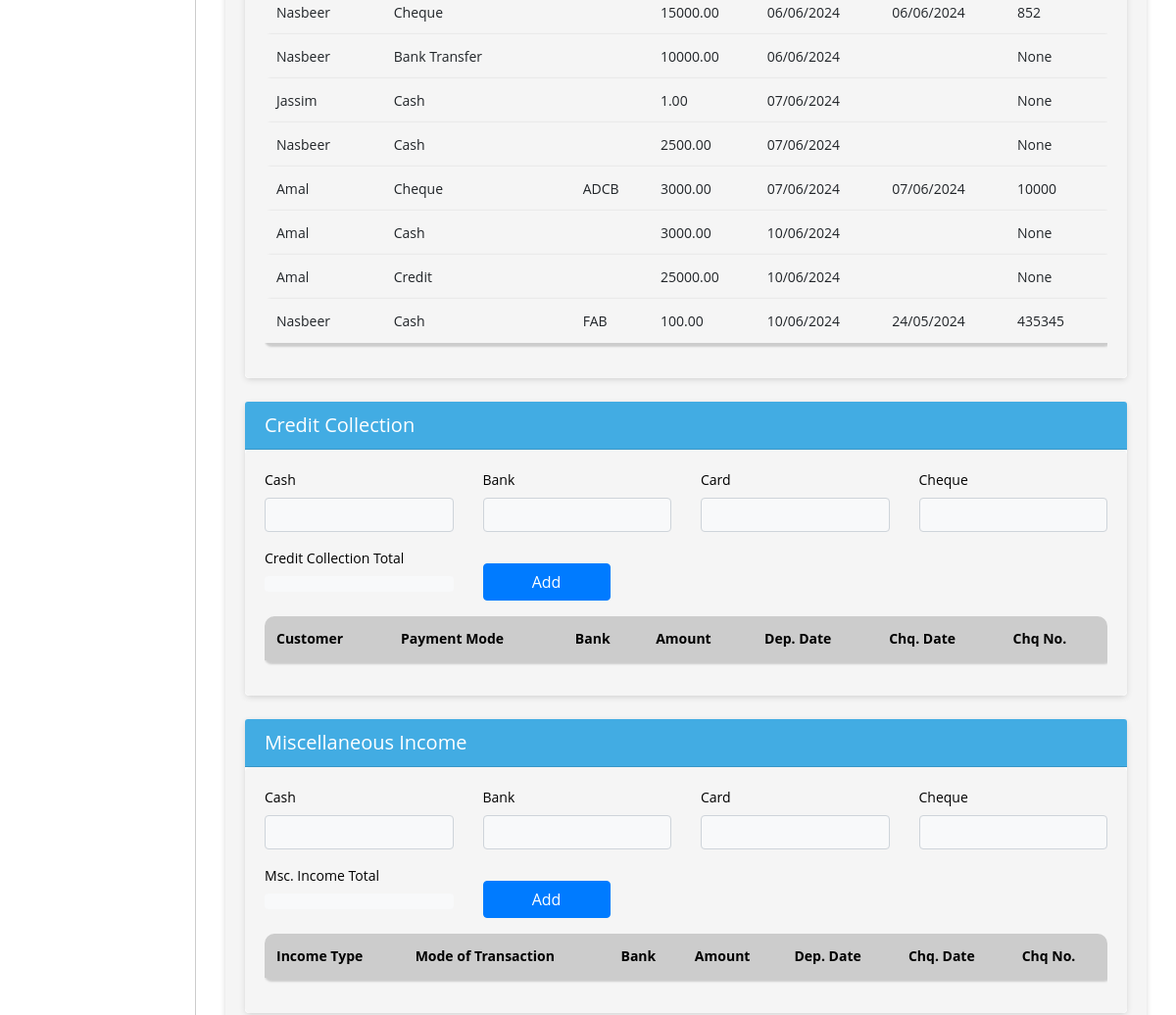
Page /bank-sales/ (signed in, middle part) on the earlier database version.
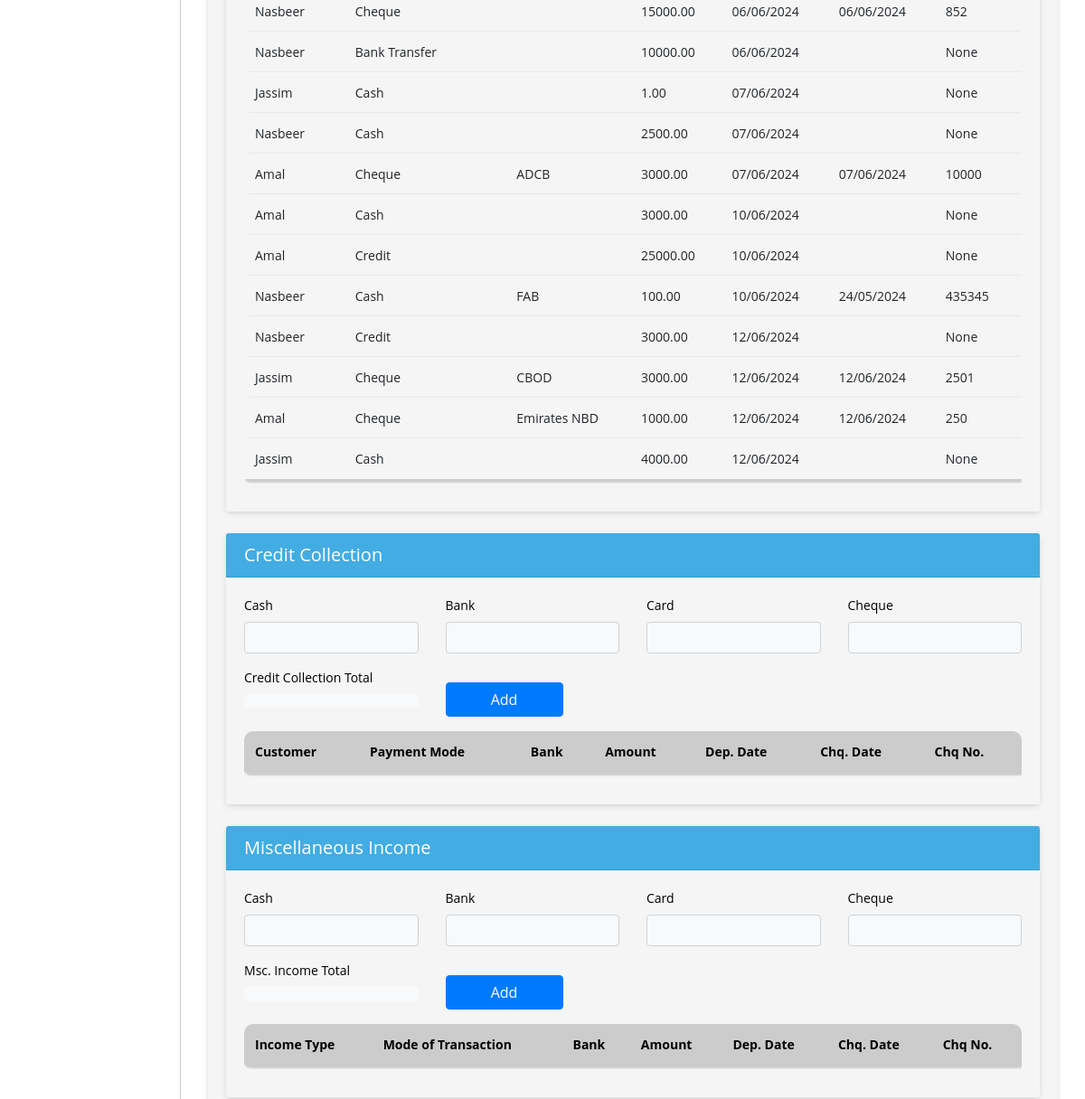
Same page on the later database version.
### biztrackapp/models.py (models this page shows, shortened)
class BankSales(models.Model):
    customer = models.ForeignKey(Customer, on_delete=models.CASCADE)
    daily_summary_id = models.CharField(max_length=100, null=True, blank=True)
    mode_of_transaction = models.ForeignKey(TransactionMode, on_delete=models.CASCADE)
    amount = models.DecimalField(max_digits=10, decimal_places=2)
    bank = models.ForeignKey(AllBank, on_delete=models.CASCADE, null=True, blank=True)
    cheque_date = models.DateField(null=True, blank=True)
    cheque_no = models.CharField(max_length=255,null=True, blank=True)
    business_profile = models.CharField(max_length=255, null=True)
    created_on = models.DateTimeField(auto_now_add=True)
    updated_on = models.DateTimeField(auto_now=True)

class Customer(models.Model):
    name = models.CharField(max_length=255)
    business_profile = models.CharField(max_length=255, null=True)
    outstanding = models.DecimalField(max_digits=10, decimal_places=2)
    location = models.CharField(max_length=255)
    status = models.BooleanField(default=True)  # BooleanField to represent True or False
    created_on = models.DateTimeField(auto_now_add=True, null=True)

class TransactionMode(models.Model):
    CHOICES = [
        ('card', 'Card'),
        ('cash', 'Cash'),
        ('bank transfer', 'Bank Transfer'),
        ('cheque', 'Cheque'),
        ('credit', 'Credit'),
    ]
    name = models.CharField(max_length=255,choices=CHOICES)
    business_profile = models.CharField(max_length=255, null=True)
    status = models.BooleanField(default=False)
    created_on = models.DateTimeField(auto_now_add=True, null=True)

class AllBank(models.Model):
    name = models.CharField(max_length=255, choices=BANK_CHOICES)
    status = models.BooleanField(default=True)
    created_on = models.DateTimeField(auto_now_add=True, null=True)
    update_on = models.DateTimeField(auto_now=True, null=True)

### biztrackapp/views.py (the view)
# urls.py: path('bank-sales/', list_bank_sales, name='list_bank_sales'),
def list_bank_sales(request):
    shop_admin = get_object_or_404(ShopAdmin, user=request.user)
    shop = shop_admin.shop
    business_profile = get_object_or_404(BusinessProfile, name=shop.name)
    bank_sales = BankSales.objects.filter(business_profile=business_profile.id)
    return render(request, 'create_daily_summary.html', {'bank_sales': bank_sales})

### biztrackapp/templates/create_daily_summary.html (shortened to what this page needs)
{% extends 'base.html' %}
{% block content %}
<div class="container ">
    <div class="card  ">
          <form method="post"  enctype="multipart/form-data" class="form" id="daily_summary_form">
        <div class="card-body ">
            <div class="card">
                <div class="card-body bg-white br-5">
                    <div class="table-responsive">
                    <table  class="table table-bordered table-striped "  id="tablebanksale" >
                        <tbody>
                            {% for sale in bank_sales %}
                            <tr>
                                <td>{{ sale.customer.name }}</td>
                                <td class="text-capitalize">{{ sale.mode_of_transaction.name }}</td>
                                <td>{{ sale.bank.name }}</td>
                                <td>{{ sale.amount }}</td>
                                <td>{{ sale.created_on|date:"d/m/Y" }}</td>
                                <td>{{ sale.cheque_date|date:"d/m/Y" }}</td>
                                <td>{{ sale.cheque_no }}</td>
                            </tr>
                            {% endfor %}
                        </tbody>
                    </table>
                </div>
                </div>
            </div>
            <div class="card  mt-4">
                <div class="card-header text-white">
                    <h5 class="text-left mb-0">Credit Collection</h5>
                </div>
                <div class="card-body bg-white  br-5">
                    <div class="row ">
                        <div class="col-md-3">
                            <label>Cash</label>
                            <input type="number" name="cash_collection" required class="form-control bg-light" id="id_cash_collection" tabindex="1121" value="{{ credit_sale_total_cash_sale }}">
                        </div>
                        <div class="col-md-3">
                            <label>Bank </label>
                            <input type="number" name="bank_collection" required class="form-control bg-light" id="id_bank_collection" tabindex="1122" value="{{ credit_sale_total_bank_sale }}" >
                        </div>
                        <div class="col-md-3">
                            <label>Card </label>
                            <input type="number" name="card_collection" required class="form-control bg-light" id="id_card_collection" tabindex="1123" value="{{ credit_sale_total_card_sale }}">
                        </div>
                        <div class="col-md-3">
                            <label>Cheque</label>
                            <input type="number" name="cheque_collection" required class="form-control bg-light" id="id_cheque_collection" tabindex="1124" value="{{ credit_sale_total_cheque_sale }}">
                        </div>
                    </div>
                    <div class="row mb-3 mt-2">
                        <div class="col-md-3">
                            <label>Credit Collection Total</label>
                            <div class="bg-light p-2 rounded">{{total_credit_sale_amount}}</div>
                        </div>
                        <div class="col-md-3 d-flex align-items-end">
                            <button type="button" class="btn btn-primary mt-3" data-toggle="modal" data-target="#creditCollectionModal">Add </button>
                        </div>
                    </div>
                    <div class="table-responsive">
                    <table id="tablecreditcollection"  class="table table-bordered table-striped nowrap"  style="width: 100%;">
                        <thead class="thead-light" style="border-color:transparent !important;">
                            <tr>
                                <th>Customer</th>
                                <th>Payment Mode</th>
                                <th>Bank</th>
                                <th>Amount</th>
                                <th>Dep. Date</th>
                                <th>Chq. Date</th>
                                <th>Chq No.</th>
                            </tr>
                        </thead>
                    </table>
                </div>
                </div>
            </div>
            <div class="card  mt-4">
                <div class="card-header text-white">
                    <h5 class="text-left mb-0">Miscellaneous Income</h5>
                </div>
                <div class="card-body bg-white  br-5">
                    <div class="row ">
                        <div class="col-md-3">
                            <label>Cash </label>
                            <input type="number" name="cash_msc_income" required class="form-control bg-light" id="id_cash_msc_income" tabindex="1131" value="{{ mis_income_total_cash }}">
                        </div>
                        <div class="col-md-3">
                            <label>Bank </label>
                            <input type="number" name="bank_msc_income" required class="form-control bg-light" id="id_bank_msc_income" tabindex="1132" value="{{ mis_income_total_bank }}" >
                        </div>
                        <div class="col-md-3">
                            <label>Card </label>
                            <input type="number" name="card_msc_income" required class="form-control bg-light" id="id_card_msc_income" tabindex="1133" value="{{ mis_income_total_card }}">
                        </div>
                        <div class="col-md-3">
                            <label>Cheque </label>
                            <input type="number" name="cheque_msc_income" required class="form-control bg-light" id="id_cheque_msc_income" tabindex="1134" value="{{ mis_income_total_cheque }}">
                        </div>
                    </div>
                    <div class="row mb-3 mt-2">
                        <div class="col-md-3">
                            <label>Msc. Income Total</label>
                            <div class="bg-light p-2 rounded">{{total_mis_income_amount}}</div>
                        </div>
                        <div class="col-md-3 d-flex align-items-end">
                            <button type="button" class="btn btn-primary mt-3" data-toggle="modal" data-target="#miscIncomeModal">Add</button>
                        </div>
                    </div>
                    <div class="table-responsive">
                    <table id="tablemscincome"  class="table table-bordered table-striped nowrap"  style="width: 100%;">
                        <thead class="thead-light" style="border-color: transparent !important;">
                            <tr>
                                <th>Income Type</th>
                                <th>Mode of Transaction</th>
                                <th>Bank</th>
                                <th>Amount</th>
                                <th>Dep. Date</th>
                                <th>Chq. Date</th>
                                <th>Chq No.</th>
                            </tr>
                        </thead>
                    </table>
                    </div>
                </div>
            </div>
        </div>
    </form>
    </div>
</div>
{% endblock %}

### biztrackapp/templates/base.html (shortened to what this page needs)
{% load static %}
<!DOCTYPE html>
<html lang="en">
<head>
    <link rel="stylesheet" href="https://stackpath.bootstrapcdn.com/bootstrap/4.3.1/css/bootstrap.min.css">
    <link href="https://templates.hibootstrap.com/farol/assets/css/style.css" rel="stylesheet">
    <link rel="stylesheet" href="https://use.fontawesome.com/releases/v5.8.2/css/all.css">
    <link rel="stylesheet" type="text/css" href="https://cdn.jsdelivr.net/npm/daterangepicker/daterangepicker.css" />
<link href="https://cdnjs.cloudflare.com/ajax/libs/awesomplete/1.1.5/awesomplete.min.css" rel="stylesheet">
<link rel="stylesheet" href="https://cdn.datatables.net/2.0.2/css/dataTables.bootstrap5.css">
<link rel="stylesheet" href="https://cdn.datatables.net/responsive/3.0.0/css/responsive.bootstrap5.css">
<link rel="stylesheet" type="text/css" href="https://cdn.datatables.net/buttons/2.2.2/css/buttons.bootstrap5.min.css">
<link href="https://cdn.jsdelivr.net/npm/select2@4.1.0-rc.0/dist/css/select2.min.css" rel="stylesheet" />
</head>
<body>
<div id="sidebar">
</div>
<div id="content">
    {% block content %}{% endblock %}
</div>
</body>
</html>

### biztrackapp/templates/base.html (style rules this page uses)
.btn { min-width: 130px !important; }
.form-control { height:35px !important; padding: 5px 20px !important; }
.table-bordered>:not(caption)>* { border-width: 0px !important; box-shadow: 2px 2px 2px 2px #ccc; border-radius:5px; }
body, p, h1, h2, h3, h4, h5, h6, a, li, label, input, div, span, small { font-family: "Open Sans", sans-serif !important; }
button:focus, button { outline: none !important; border: none; }
body, p, a, li, li>a { font-size:14px !important; }
body { padding-top: 56px; background-color: #ffffff !important; }
table thead th { vertical-align: bottom; border-bottom: 2px solid #dee2e6; background-color: #42ace3 !important; color: #fff !important; }
tbody { border-bottom: 0px !important; background-color: #f5f5f5 !important; }
#sidebar { height: 100%; width: 200px; position: fixed; top: 0; left: 0; background-color: #fff; padding-top: 36px; border-right:1px solid #ccc; }
.form-control { line-height: 1.25 !important; }
table { border:1px !important; }
#content { margin-left: 200px; padding: 15px; }
div>.table-responsive, table, table>thead { border-radius: 10px !important; }
.card { border:0px !important; margin-top:15px; margin-bottom:15px; box-shadow: 0px 2px 6px -1px #ccc; }
.card-body { background-color: #f5f5f5 !important; }
.card-header { background-color: #42ace3 !important; color:#fff !important; }
.card-header>a, .card-header>h5 { color:#fff !important; }
.btn-primary { --bs-btn-color: #fff; --bs-btn-bg: #3280cc; --bs-btn-border-color: #3280cc; --bs-btn-hover-color: #000; --bs-btn-hover-bg: #1d5c96; --bs-btn-hover-border-color: #3280cc; --bs-btn-focus-shadow-rgb: 0, 155, 132; --bs-btn-active-color: #000; --bs-btn-active-bg: #33c5af; --bs-btn-active-border-color: #3280cc; --bs-btn-active-shadow: inset 0 3px 5px rgba(0, 0, 0, 0.125); --bs-btn-disabled-color: #000; --bs-btn-disabled-bg: #3280cc; --bs-btn-disabled-border-color: #3280cc; }
input, select { width: 100%; padding: 0.375rem 0.75rem; margin-bottom: 0.5rem; font-size: 1rem; line-height: 1.5; color: #495057; background-color: #fff; background-clip: padding-box; border: 1px solid #ced4da; border-radius: 0.25rem; transition: border-color 0.15s ease-in-out, box-shadow 0.15s ease-in-out; }

### biztrackapp/templates/create_daily_summary.html (style rules this page uses)
table thead th { vertical-align: bottom; border-bottom: 2px solid #dee2e6; background-color: #ccc !important; color: #000 !important; }
.bg-white { color:#000 !important; }
.br-5 { border-radius: 5px !important; }

Differences in the rows shown:
added BankSales: customer.name "Nasbeer", mode_of_transaction.name "Credit", amount "3000.00", created_on "12/06/2024", cheque_no "None"
added BankSales: customer.name "Jassim", mode_of_transaction.name "Cheque", bank.name "CBOD", amount "3000.00", created_on "12/06/2024", cheque_date "12/06/2024", cheque_no "2501"
added BankSales: customer.name "Amal", mode_of_transaction.name "Cheque", bank.name "Emirates NBD", amount "1000.00", created_on "12/06/2024", cheque_date "12/06/2024", cheque_no "250"
added BankSales: customer.name "Jassim", mode_of_transaction.name "Cash", amount "4000.00", created_on "12/06/2024", cheque_no "None"
